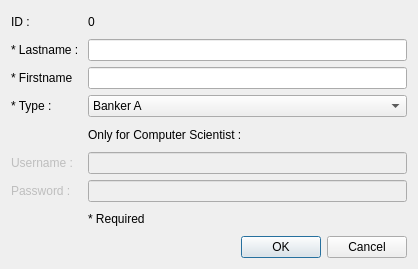
<?xml version="1.0" encoding="UTF-8"?>
<ui version="4.0">
 <class>DialogModifyEmployee</class>
 <widget class="QDialog" name="DialogModifyEmployee">
  <property name="geometry">
   <rect>
    <x>0</x>
    <y>0</y>
    <width>418</width>
    <height>269</height>
   </rect>
  </property>
  <property name="windowTitle">
   <string>Modification of Employee</string>
  </property>
  <layout class="QVBoxLayout" name="verticalLayout">
   <item>
    <layout class="QGridLayout" name="gridLayout">
     <item row="4" column="0">
      <widget class="QLabel" name="label_type">
       <property name="text">
        <string>* Type :</string>
       </property>
      </widget>
     </item>
     <item row="3" column="0">
      <widget class="QLabel" name="label_firstname">
       <property name="text">
        <string>* Firstname</string>
       </property>
      </widget>
     </item>
     <item row="6" column="0">
      <widget class="QLabel" name="label_username">
       <property name="enabled">
        <bool>false</bool>
       </property>
       <property name="text">
        <string>Username :</string>
       </property>
      </widget>
     </item>
     <item row="6" column="1">
      <widget class="QLineEdit" name="lineEdit_username">
       <property name="enabled">
        <bool>false</bool>
       </property>
      </widget>
     </item>
     <item row="2" column="1">
      <widget class="QLineEdit" name="lineEdit_lastname"/>
     </item>
     <item row="3" column="1">
      <widget class="QLineEdit" name="lineEdit_firstname"/>
     </item>
     <item row="2" column="0">
      <widget class="QLabel" name="label_lastname">
       <property name="text">
        <string>* Lastname : </string>
       </property>
      </widget>
     </item>
     <item row="0" column="1">
      <widget class="QLabel" name="text_ID">
       <property name="text">
        <string>0</string>
       </property>
      </widget>
     </item>
     <item row="4" column="1">
      <widget class="QComboBox" name="comboBox_Type">
       <item>
        <property name="text">
         <string>Banker A</string>
        </property>
       </item>
       <item>
        <property name="text">
         <string>Banker B</string>
        </property>
       </item>
       <item>
        <property name="text">
         <string>Housing Insurer</string>
        </property>
       </item>
       <item>
        <property name="text">
         <string>Car Insurer</string>
        </property>
       </item>
       <item>
        <property name="text">
         <string>Life Insurer</string>
        </property>
       </item>
       <item>
        <property name="text">
         <string>Computer Scientist</string>
        </property>
       </item>
       <item>
        <property name="text">
         <string>Other</string>
        </property>
       </item>
      </widget>
     </item>
     <item row="0" column="0">
      <widget class="QLabel" name="label_ID">
       <property name="text">
        <string>ID : </string>
       </property>
      </widget>
     </item>
     <item row="7" column="1">
      <widget class="QLineEdit" name="lineEdit_password">
       <property name="enabled">
        <bool>false</bool>
       </property>
      </widget>
     </item>
     <item row="7" column="0">
      <widget class="QLabel" name="label_password">
       <property name="enabled">
        <bool>false</bool>
       </property>
       <property name="text">
        <string>Password :</string>
       </property>
      </widget>
     </item>
     <item row="5" column="1">
      <widget class="QLabel" name="label_onlyIT">
       <property name="text">
        <string>Only for Computer Scientist :</string>
       </property>
      </widget>
     </item>
     <item row="8" column="1">
      <widget class="QLabel" name="label_required">
       <property name="text">
        <string>* Required</string>
       </property>
      </widget>
     </item>
    </layout>
   </item>
   <item>
    <layout class="QHBoxLayout" name="horizontalLayout">
     <item>
      <spacer name="horizontalSpacer">
       <property name="orientation">
        <enum>Qt::Horizontal</enum>
       </property>
       <property name="sizeHint" stdset="0">
        <size>
         <width>40</width>
         <height>20</height>
        </size>
       </property>
      </spacer>
     </item>
     <item>
      <widget class="QPushButton" name="pushButton_ok">
       <property name="text">
        <string>OK</string>
       </property>
      </widget>
     </item>
     <item>
      <widget class="QPushButton" name="pushButton_cancel">
       <property name="focusPolicy">
        <enum>Qt::NoFocus</enum>
       </property>
       <property name="text">
        <string>Cancel</string>
       </property>
      </widget>
     </item>
    </layout>
   </item>
  </layout>
 </widget>
 <tabstops>
  <tabstop>lineEdit_lastname</tabstop>
  <tabstop>lineEdit_firstname</tabstop>
  <tabstop>comboBox_Type</tabstop>
  <tabstop>lineEdit_username</tabstop>
  <tabstop>lineEdit_password</tabstop>
  <tabstop>pushButton_ok</tabstop>
 </tabstops>
 <resources/>
 <connections/>
</ui>
